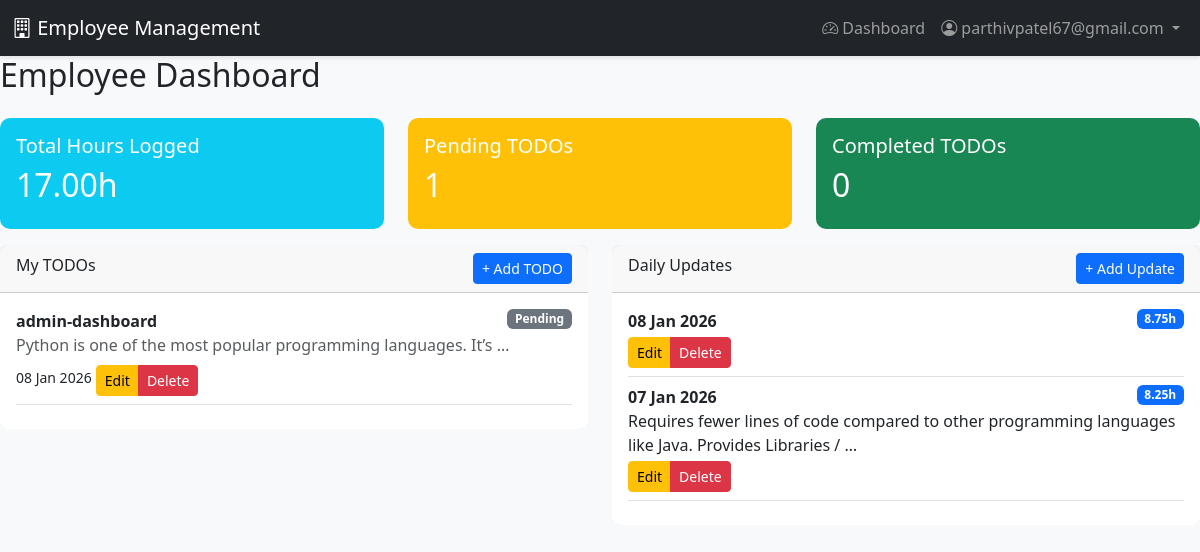
The app's page /dashboard/ (signed in), older data.
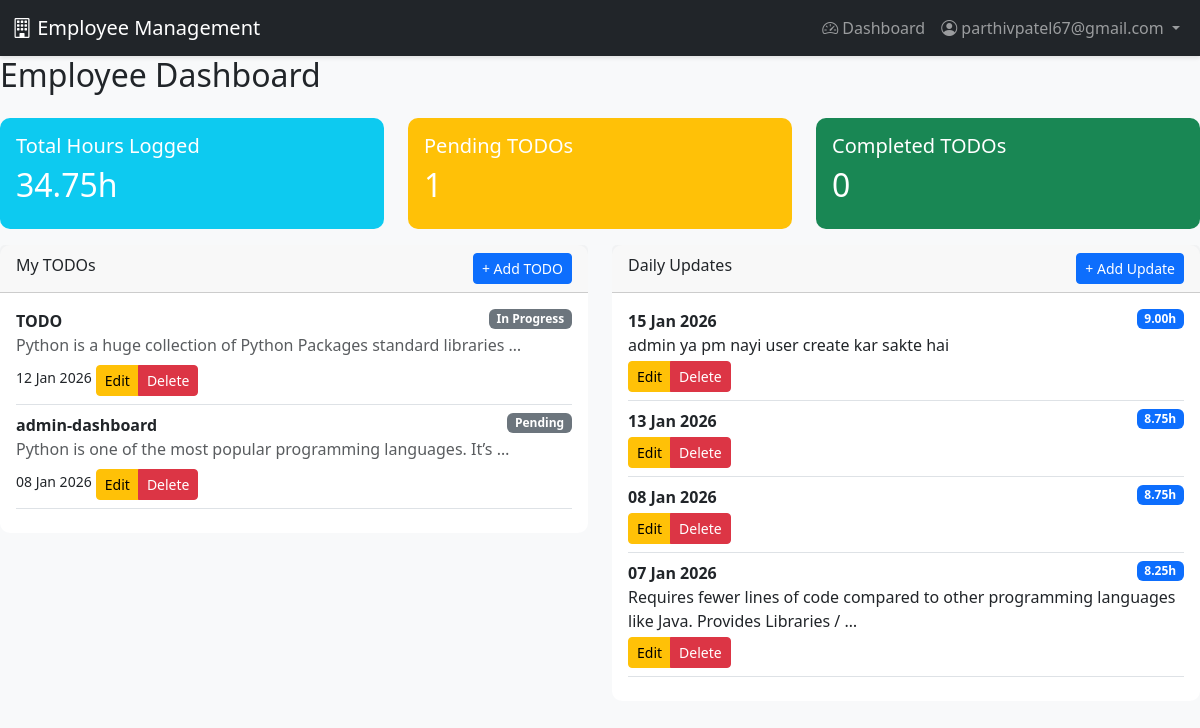
The same page, newer data.
### accounts/models.py (models this page shows, shortened)
class Todo(models.Model):
    STATUS_CHOICES = (
        ('PENDING', 'Pending'),
        ('IN_PROGRESS', 'In Progress'),
        ('COMPLETED', 'Completed'),
    )
    employee = models.ForeignKey(User, on_delete=models.CASCADE, limit_choices_to={'role': 'EMPLOYEE'}, related_name='todos')
    title = models.CharField(max_length=200)
    description = models.TextField(blank=True)
    status = models.CharField(max_length=15, choices=STATUS_CHOICES, default='PENDING')
    date = models.DateField(default=timezone.now)
    created_at = models.DateTimeField(auto_now_add=True)
    updated_at = models.DateTimeField(auto_now=True)
    class Meta:
        db_table = 'todos'
        ordering = ['-date', '-created_at']
        verbose_name = 'Todo'
        verbose_name_plural = 'Todos'

class DailyUpdate(models.Model):
    employee = models.ForeignKey(User, on_delete=models.CASCADE, limit_choices_to={'role': 'EMPLOYEE'}, related_name='daily_updates')
    date = models.DateField(default=timezone.now)
    update_text = models.TextField()
    working_hours = models.DecimalField(
        max_digits=4,
        decimal_places=2,
        validators=[MinValueValidator(0)],
        help_text="Working hours for the day"
    )
    created_at = models.DateTimeField(auto_now_add=True)
    updated_at = models.DateTimeField(auto_now=True)
    class Meta:
        db_table = 'daily_updates'
        ordering = ['-date', '-created_at']
        unique_together = ['employee', 'date']
        verbose_name = 'Daily Update'
        verbose_name_plural = 'Daily Updates'

### accounts/views.py (the view)
# urls.py: path('dashboard/', views.dashboard, name='dashboard'),
@login_required
def dashboard(request):
    user = request.user
    if user.role == 'ADMIN':
        return admin_dashboard(request)
    elif user.role == 'PM':
        return pm_dashboard(request)
    elif user.role == 'EMPLOYEE':
        return employee_dashboard(request)
    messages.error(request, "Your role is not configured. Please contact admin.")
    return redirect('login')

### accounts/views.py (called while the page is built)
@login_required
def employee_dashboard(request):
    if request.user.role != 'EMPLOYEE':
        messages.error(request, 'Access denied')
        return redirect('dashboard')
    context = {
        'todos': Todo.objects.filter(employee=request.user).order_by('-date')[:10],
        'updates': DailyUpdate.objects.filter(employee=request.user).order_by('-date')[:10],
        'total_hours': DailyUpdate.objects.filter(employee=request.user).aggregate(
            total=Sum('working_hours')
        )['total'] or 0,
        'pending_todos': Todo.objects.filter(employee=request.user, status='PENDING').count(),
        'completed_todos': Todo.objects.filter(employee=request.user, status='COMPLETED').count(),
    }
    return render(request, 'employee_dashboard.html', context)

### accounts/templates/employee_dashboard.html (shortened to what this page needs)
{% extends 'base.html' %}
{% block content %}
<h2>Employee Dashboard</h2>
<div class="row mt-4">
    <div class="col-md-4">
        <div class="card text-white bg-info mb-3">
            <div class="card-body">
                <h5>Total Hours Logged</h5>
                <h2>{{ total_hours|floatformat:2 }}h</h2>
            </div>
        </div>
    </div>
    <div class="col-md-4">
        <div class="card text-white bg-warning mb-3">
            <div class="card-body">
                <h5>Pending TODOs</h5>
                <h2>{{ pending_todos }}</h2>
            </div>
        </div>
    </div>
    <div class="col-md-4">
        <div class="card text-white bg-success mb-3">
            <div class="card-body">
                <h5>Completed TODOs</h5>
                <h2>{{ completed_todos }}</h2>
            </div>
        </div>
    </div>
</div>
<div class="row">
    <div class="col-md-6">
        <div class="card">
            <div class="card-header d-flex justify-content-between">
                <span>My TODOs</span>
                <a href="{% url 'todo_create' %}" class="btn btn-sm btn-primary">+ Add TODO</a>
            </div>
            <div class="card-body">
                {% for todo in todos %}
                    <div class="border-bottom pb-2 mb-2">
                        <strong>{{ todo.title }}</strong>
                        <span class="badge bg-secondary float-end">{{ todo.get_status_display }}</span>
                        <p class="text-muted mb-1">{{ todo.description|truncatewords:10 }}</p>
                        <small>{{ todo.date|date:"d M Y" }}</small>
                        <div class="btn-group btn-group-sm mt-1">
                            <a href="{% url 'todo_update' todo.pk %}" class="btn btn-warning btn-sm">Edit</a>
                            <a href="{% url 'todo_delete' todo.pk %}" class="btn btn-danger btn-sm">Delete</a>
                        </div>
                    </div>
                {% empty %}
                    <p class="text-muted">No TODOs yet. Create your first one!</p>
                {% endfor %}
            </div>
        </div>
    </div>
    <div class="col-md-6">
        <div class="card">
            <div class="card-header d-flex justify-content-between">
                <span>Daily Updates</span>
                <a href="{% url 'daily_update_create' %}" class="btn btn-sm btn-primary">+ Add Update</a>
            </div>
            <div class="card-body">
                {% for update in updates %}
                    <div class="border-bottom pb-2 mb-2">
                        <strong>{{ update.date|date:"d M Y" }}</strong>
                        <span class="badge bg-primary float-end">{{ update.working_hours }}h</span>
                        <p class="mb-1">{{ update.update_text|truncatewords:15 }}</p>
                        <div class="btn-group btn-group-sm">
                            <a href="{% url 'daily_update_update' update.pk %}" class="btn btn-warning btn-sm">Edit</a>
                            <a href="{% url 'daily_update_delete' update.pk %}" class="btn btn-danger btn-sm">Delete</a>
                        </div>
                    </div>
                {% empty %}
                    <p class="text-muted">No updates yet. Add your first daily update!</p>
                {% endfor %}
            </div>
        </div>
    </div>
</div>
{% endblock %}

Row changes from the older to the newer data that the page shows:
added Todo: title "TODO", status "In Progress", description "Python is a huge collection of Python Packages standard libraries …", date "12 Jan 2026"
added DailyUpdate: date "15 Jan 2026", working_hours "9.00", update_text "admin ya pm nayi user create kar sakte hai"
added DailyUpdate: date "13 Jan 2026", working_hours "8.75"
Text that changed along with them:
{{ total_hours|floatformat:2 }}: "17.00" → "34.75"
